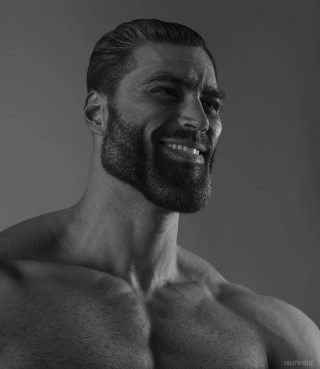
#> input picture gigapng.png, 320 x 369 px
$ python main.py
#> lines starting #> are read from the running program, lines starting #| are printed output that depends on the picture
import cv2

img = cv2.imread('gigapng.png')
#> img is the input picture: shape (369, 320, 3); min 0, max 228, mean 70.3

img1 = cv2.rotate(img, cv2.ROTATE_90_CLOCKWISE)
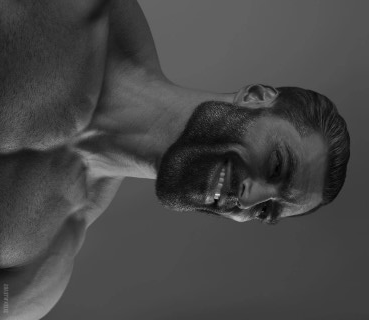
#> img1: shape (320, 369, 3); min 0, max 228, mean 70.3
img2 = cv2.rotate(img, cv2.ROTATE_180)
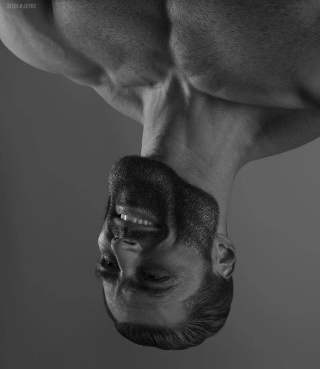
#> img2: shape (369, 320, 3); min 0, max 228, mean 70.3
img3 = cv2.rotate(img, cv2.ROTATE_90_COUNTERCLOCKWISE)
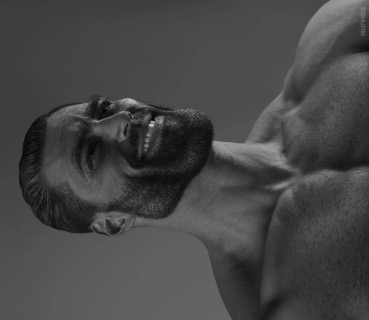
#> img3: shape (320, 369, 3); min 0, max 228, mean 70.3

cv2.imshow('giga90', img1)
cv2.imshow('giga180', img2)
cv2.imshow('giga270', img3)

cv2.waitKey(0)
